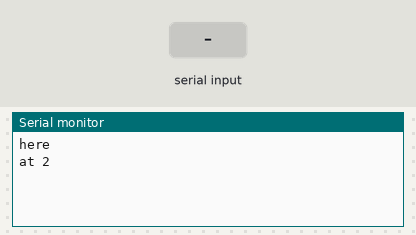
Bench run of a sketch on a simulated Arduino Mega 2560, built with avr-gcc and run on an emulated ATmega2560. Shown: the last lines printed to the serial monitor. The inputs (shaded band) are chosen by the test bench.

Above: at 1.2 s.
1.3 s: "1" received over the second serial link
At 2.2 s:
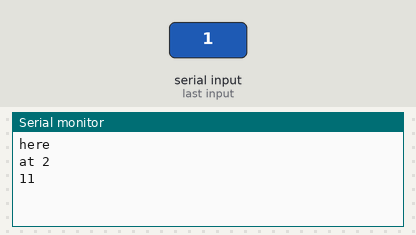
2.8 s: "0" received over the second serial link
At 3.4 s:
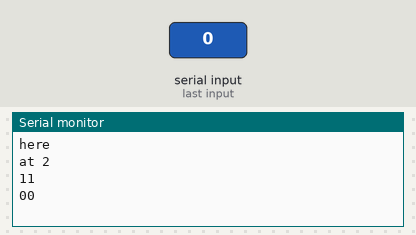
4.3 s: "2" received over the second serial link
At 5.7 s:
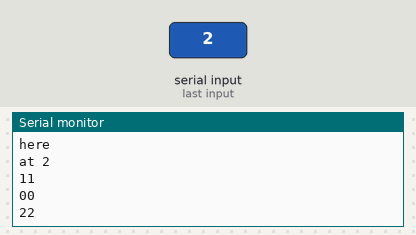

The sketch:

test_firmware.ino
```cpp
void setup() {
  // put your setup code here, to run once:
  Serial.begin(115200);
  while(!Serial) {
    delay(10);
  }
  Serial.println("here");
  Serial1.begin(115200);
  while(!Serial1){
    Serial.println("no uart");
  }
  Serial.println("at 2");
}

void loop() {
  // put your main code here, to run repeatedly:
  while (Serial1.available()) {
    char c = Serial1.read();
    Serial.write(c);
    Serial.println(c);
  }
  delay(5);
}
```

Measured:
- after the input at 1.3 s, the serial monitor: prints a new line at once (image 1)
- after the input at 2.8 s, the serial monitor: prints a new line at once (image 2)
- after the input at 4.3 s, the serial monitor: prints a new line at once (image 3)
